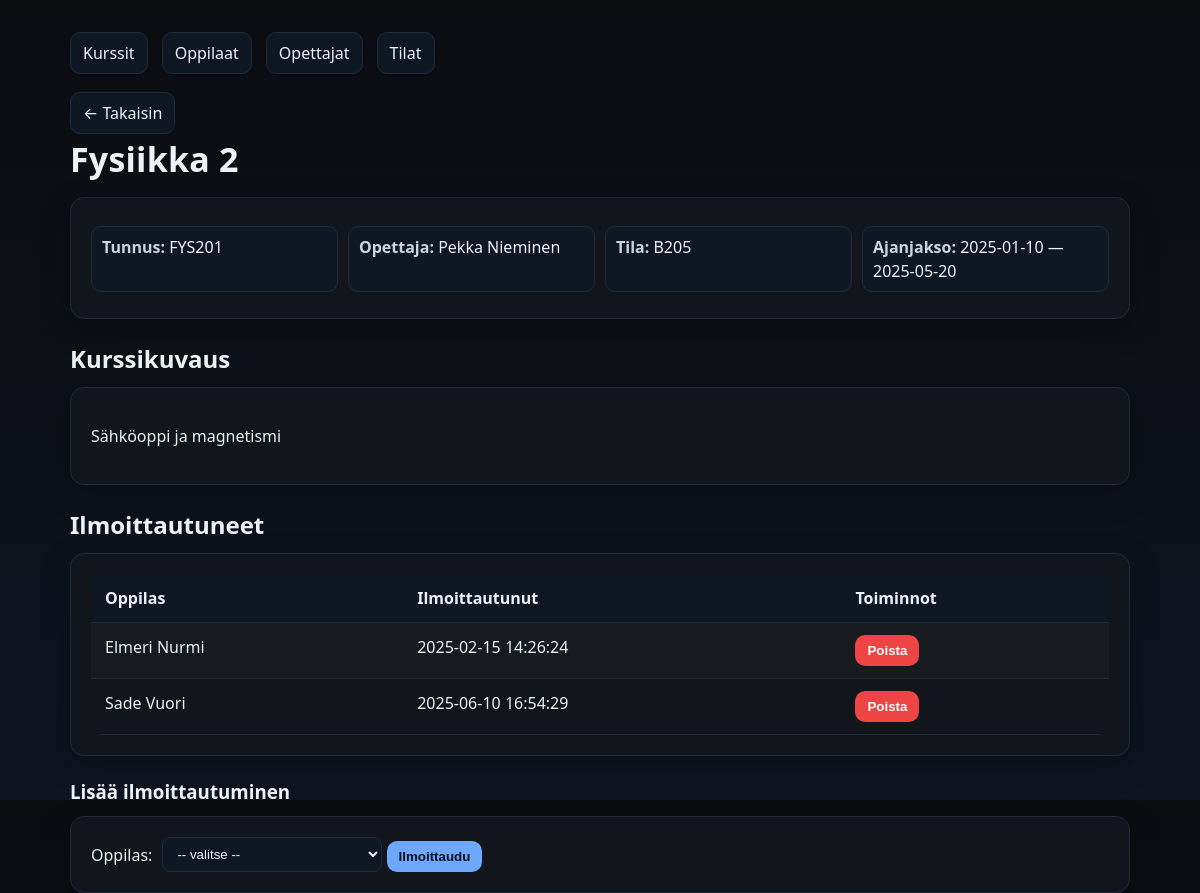
The app's page /kurssienhallinta/kurssi.php?id=15, older data.
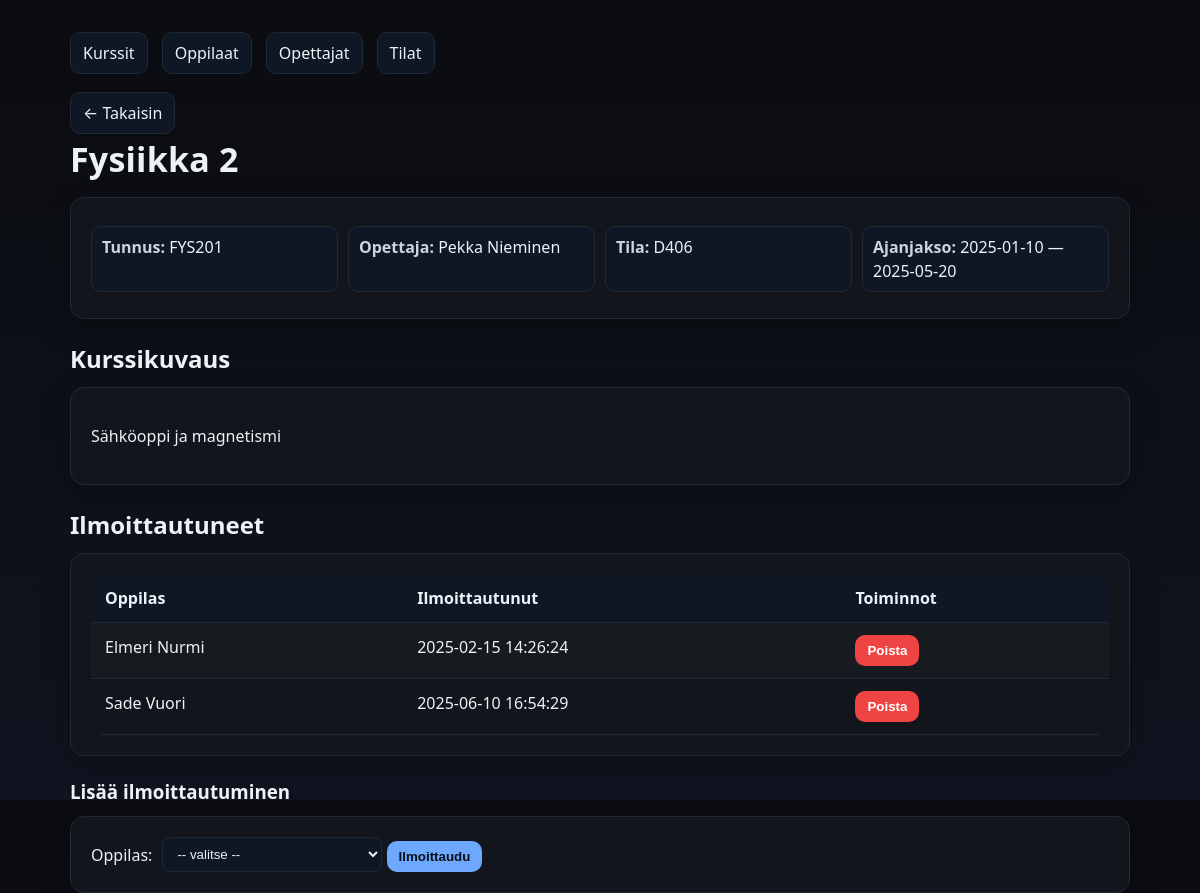
The same page, newer data.
### tables this page shows
CREATE TABLE `kurssit` (
  `kurssi_id` int(11) NOT NULL,
  `kurssin_tunnus` varchar(20) NOT NULL,
  `kurssi_nimi` varchar(100) NOT NULL,
  `kurssikuvaus` text DEFAULT NULL,
  `aloituspaiva` date NOT NULL,
  `lopetuspaiva` date NOT NULL,
  `opettaja_id` int(11) NOT NULL,
  `tila_id` int(11) NOT NULL
);

CREATE TABLE `tilat` (
  `tila_id` int(11) NOT NULL,
  `tila_nimi` varchar(50) NOT NULL,
  `paikkoja` int(11) NOT NULL
);

CREATE TABLE `opettajat` (
  `opettaja_id` int(11) NOT NULL,
  `etunimi` varchar(50) NOT NULL,
  `sukunimi` varchar(50) NOT NULL,
  `aine` varchar(100) NOT NULL
);

### kurssienhallinta/kurssi.php (the view, shortened to what this page needs)
<?php
$pdo = getPDO();
$kurssi_id = (int)$_GET['id'];
$stmt = $pdo->prepare("SELECT k.*, o.etunimi AS op_etunimi, o.sukunimi AS op_sukunimi, t.tila_nimi
    FROM kurssit k
    JOIN opettajat o ON k.opettaja_id = o.opettaja_id
    JOIN tilat t ON k.tila_id = t.tila_id
    WHERE k.kurssi_id = ?");
$stmt->execute([$kurssi_id]);
$kurssi = $stmt->fetch();
$stmt = $pdo->prepare("SELECT i.ilmoittautuminen_id, o.oppilas_id, o.etunimi, o.sukunimi, i.ilmoittautumispaiva
    FROM ilmoittautuminen i
    JOIN oppilaat o ON i.opiskelija_id = o.oppilas_id
    WHERE i.kurssi_id = ?
    ORDER BY i.ilmoittautumispaiva ASC");
$stmt->execute([$kurssi_id]);
$ilmo = $stmt->fetchAll();
?>
<!doctype html>
<html lang="fi">
<head>
  <link rel="stylesheet" href="styles.css">
</head>
<body>
  <div class="container">
    <div class="nav">
      <a href="index.php">Kurssit</a>
      <a href="oppilaat.php">Oppilaat</a>
      <a href="opettajat.php">Opettajat</a>
      <a href="tilat.php">Tilat</a>
    </div>
    <a class="back" href="index.php">← Takaisin</a>
    <h1 class="page-title"><?= htmlspecialchars($kurssi['kurssi_nimi']) ?></h1>
    <div class="card">
      <div class="meta">
        <div><strong>Tunnus:</strong> <?= htmlspecialchars($kurssi['kurssin_tunnus']) ?></div>
        <div><strong>Opettaja:</strong> <?= htmlspecialchars($kurssi['op_etunimi'].' '.$kurssi['op_sukunimi']) ?></div>
        <div><strong>Tila:</strong> <?= htmlspecialchars($kurssi['tila_nimi']) ?></div>
        <div><strong>Ajanjakso:</strong> <?= htmlspecialchars($kurssi['aloituspaiva']) ?> — <?= htmlspecialchars($kurssi['lopetuspaiva']) ?></div>
      </div>
    </div>
    <?php if (!empty($kurssi['kurssikuvaus'])): ?>
      <h2 style="margin:22px 0 10px">Kurssikuvaus</h2>
      <div class="card">
        <p><?= nl2br(htmlspecialchars($kurssi['kurssikuvaus'])) ?></p>
      </div>
    <?php endif; ?>
    <h2 style="margin:22px 0 10px">Ilmoittautuneet</h2>
    <div class="card table-wrap">
      <?php if (count($ilmo) === 0): ?>
        <p class="muted">Ei ilmoittautuneita.</p>
      <?php else: ?>
        <table>
          <thead>
            <tr>
              <th>Oppilas</th>
              <th>Ilmoittautunut</th>
              <th>Toiminnot</th>
            </tr>
          </thead>
          <tbody>
            <?php foreach($ilmo as $r): ?>
            <tr>
              <td><?= htmlspecialchars($r['etunimi'].' '.$r['sukunimi']) ?></td>
              <td><?= htmlspecialchars($r['ilmoittautumispaiva']) ?></td>
              <td>
                <form method="post" action="poista_ilmo.php" style="display:inline">
                  <button class="btn btn-danger" type="submit" onclick="return confirm('Poistetaanko ilmoittautuminen?')">Poista</button>
                </form>
              </td>
            </tr>
            <?php endforeach; ?>
          </tbody>
        </table>
      <?php endif; ?>
    </div>
    <h3 style="margin:22px 0 10px">Lisää ilmoittautuminen</h3>
    <div class="card">
      <form method="post" action="ilmoittaudu.php">
        <label>Oppilas:
          <select name="oppilas_id" required>
            <option value="">-- valitse --</option>
          </select>
        </label>
        <button class="btn" type="submit">Ilmoittaudu</button>
      </form>
    </div>
  </div>
</body>
</html>

Row changes from the older to the newer data that the page shows:
changed kurssit "Fysiikka 2": tila.tila_nimi "B205" → "D406"
